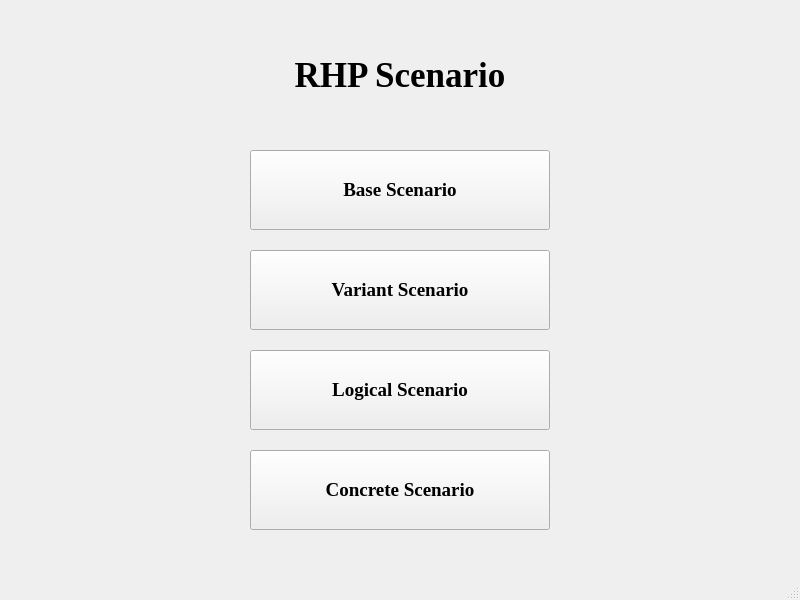
<?xml version="1.0" encoding="UTF-8"?>
<ui version="4.0">
 <class>MainWindow</class>
 <widget class="QMainWindow" name="MainWindow">
  <property name="geometry">
   <rect>
    <x>0</x>
    <y>0</y>
    <width>800</width>
    <height>600</height>
   </rect>
  </property>
  <property name="windowTitle">
   <string>Scenario Generation Tool</string>
  </property>
  <property name="windowIcon">
   <iconset>
    <normaloff>VW.png</normaloff>VW.png</iconset>
  </property>
  <widget class="QWidget" name="centralwidget">
   <widget class="QPushButton" name="BaseButton">
    <property name="geometry">
     <rect>
      <x>250</x>
      <y>150</y>
      <width>300</width>
      <height>80</height>
     </rect>
    </property>
    <property name="font">
     <font>
      <family>Times New Roman</family>
      <pointsize>14</pointsize>
      <weight>75</weight>
      <bold>true</bold>
     </font>
    </property>
    <property name="text">
     <string>Base Scenario</string>
    </property>
   </widget>
   <widget class="QPushButton" name="VariantButton">
    <property name="geometry">
     <rect>
      <x>250</x>
      <y>250</y>
      <width>300</width>
      <height>80</height>
     </rect>
    </property>
    <property name="font">
     <font>
      <family>Times New Roman</family>
      <pointsize>14</pointsize>
      <weight>75</weight>
      <bold>true</bold>
     </font>
    </property>
    <property name="text">
     <string>Variant Scenario</string>
    </property>
   </widget>
   <widget class="QPushButton" name="LogicalButton">
    <property name="geometry">
     <rect>
      <x>250</x>
      <y>350</y>
      <width>300</width>
      <height>80</height>
     </rect>
    </property>
    <property name="font">
     <font>
      <family>Times New Roman</family>
      <pointsize>14</pointsize>
      <weight>75</weight>
      <bold>true</bold>
     </font>
    </property>
    <property name="text">
     <string>Logical Scenario</string>
    </property>
   </widget>
   <widget class="QPushButton" name="ConcreteButton">
    <property name="geometry">
     <rect>
      <x>250</x>
      <y>450</y>
      <width>300</width>
      <height>80</height>
     </rect>
    </property>
    <property name="font">
     <font>
      <family>Times New Roman</family>
      <pointsize>14</pointsize>
      <weight>75</weight>
      <bold>true</bold>
     </font>
    </property>
    <property name="text">
     <string>Concrete Scenario</string>
    </property>
   </widget>
   <widget class="QLabel" name="project">
    <property name="geometry">
     <rect>
      <x>250</x>
      <y>50</y>
      <width>300</width>
      <height>50</height>
     </rect>
    </property>
    <property name="font">
     <font>
      <family>Times New Roman</family>
      <pointsize>26</pointsize>
      <weight>75</weight>
      <bold>true</bold>
     </font>
    </property>
    <property name="text">
     <string>RHP Scenario</string>
    </property>
    <property name="alignment">
     <set>Qt::AlignCenter</set>
    </property>
   </widget>
  </widget>
  <widget class="QMenuBar" name="menubar">
   <property name="geometry">
    <rect>
     <x>0</x>
     <y>0</y>
     <width>800</width>
     <height>26</height>
    </rect>
   </property>
  </widget>
  <widget class="QStatusBar" name="statusbar"/>
 </widget>
 <resources/>
 <connections/>
</ui>
